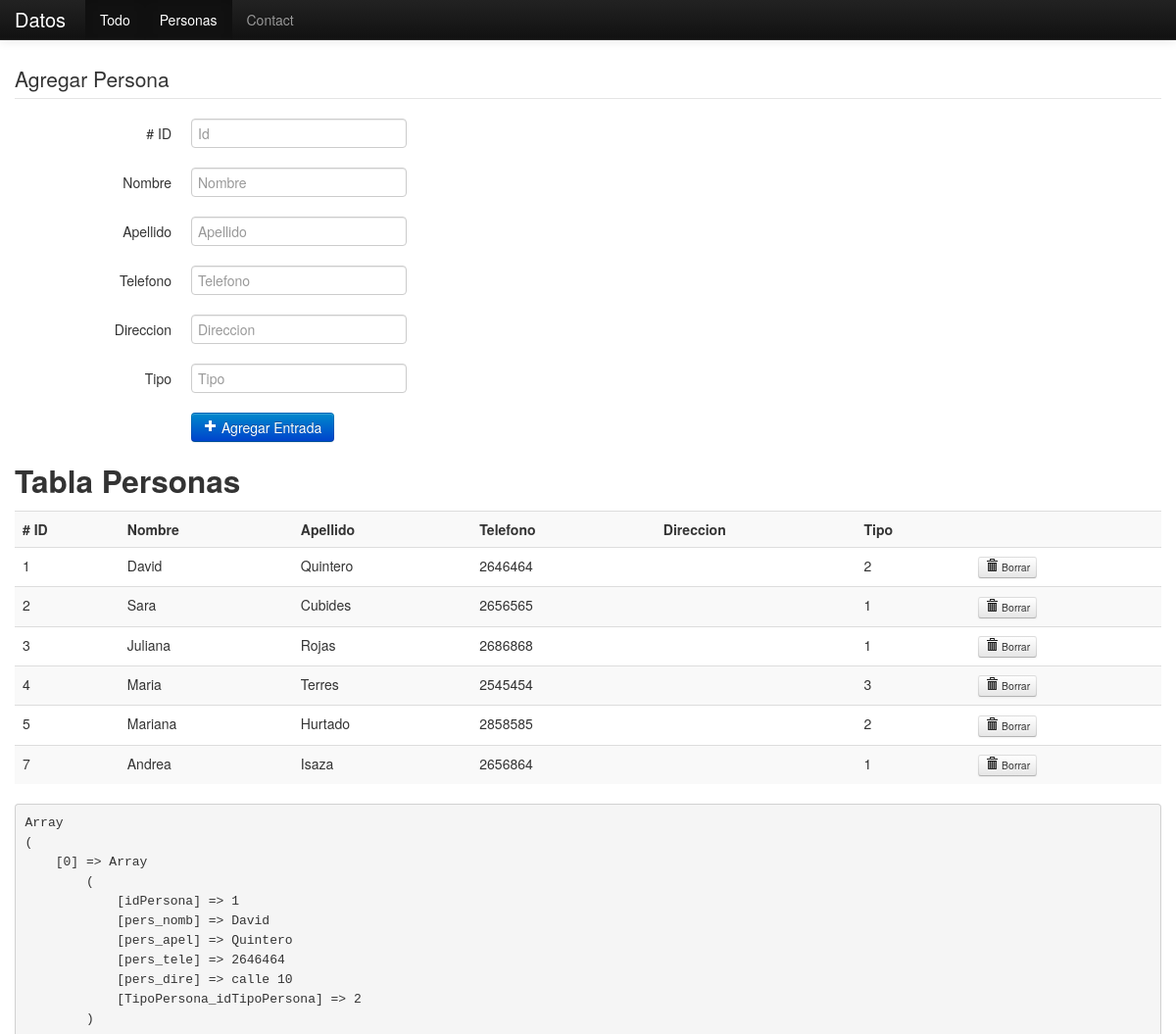
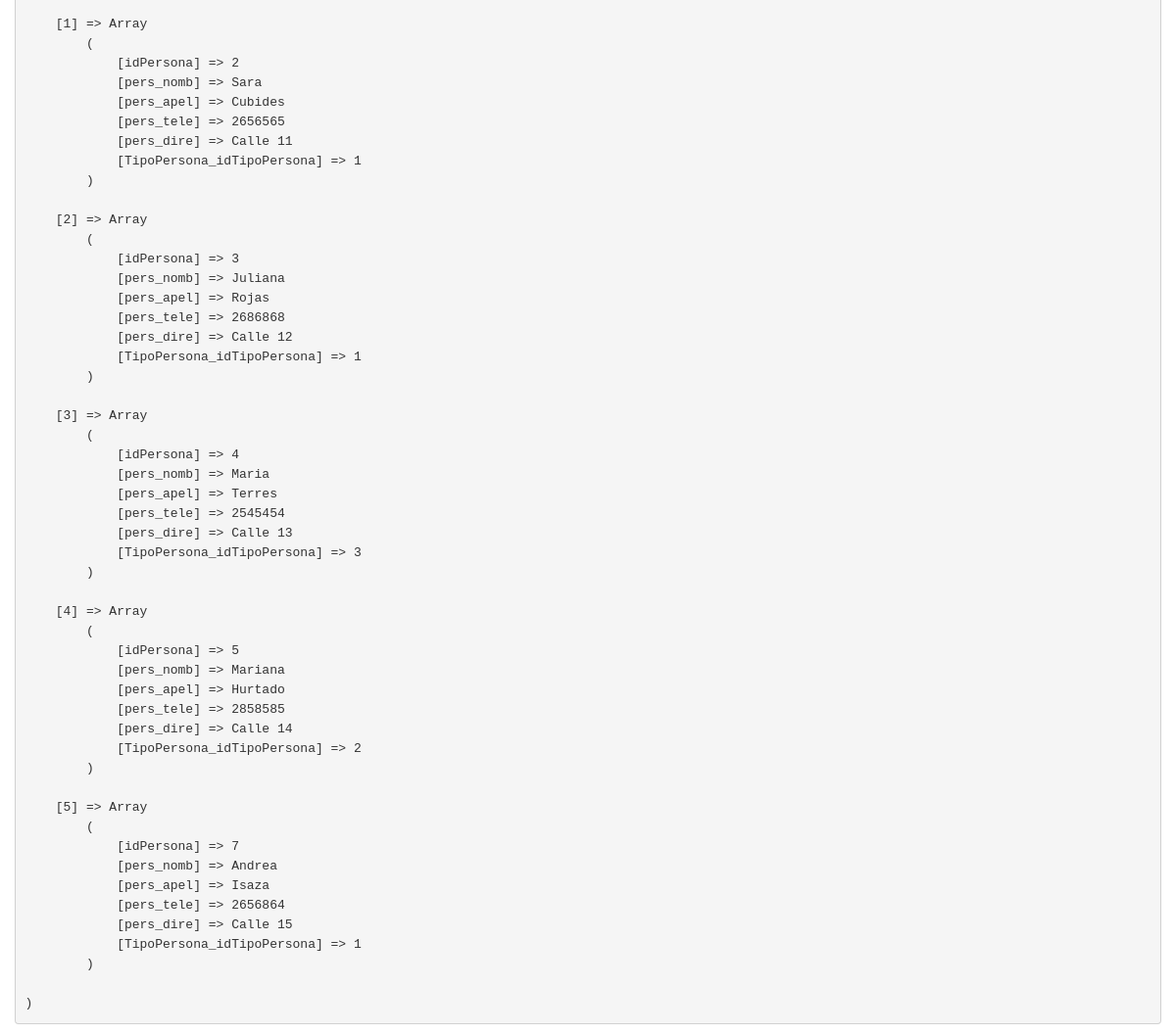
/datos/personas.php, run on the app's committed database (2 pictures, top to bottom).
### tables this page shows
CREATE TABLE IF NOT EXISTS `persona` (
  `idPersona` int(11) NOT NULL,
  `pers_nomb` varchar(45) DEFAULT NULL,
  `pers_apel` varchar(45) DEFAULT NULL,
  `pers_tele` varchar(45) DEFAULT NULL,
  `pers_dire` varchar(45) DEFAULT NULL,
  `TipoPersona_idTipoPersona` int(11) NOT NULL,
  PRIMARY KEY (`idPersona`,`TipoPersona_idTipoPersona`),
  KEY `fk_Personas_TipoPersona1_idx` (`TipoPersona_idTipoPersona`)
);

### datos/crud.php (called while the page is built, shortened)
<?php
class Database
{
    private $result = array();
    public function select($table, $rows = '*', $where = null, $order = null)
    {
        $q = 'SELECT '.$rows.' FROM '.$table;
        $query = @mysql_query($q);
        if($query)
        {
            $this->numResults = mysql_num_rows($query);
            for($i = 0; $i < $this->numResults; $i++)
            {
                $r = mysql_fetch_assoc($query);
                $key = array_keys($r);
                for($x = 0; $x < count($key); $x++)
                {
                    if(!is_int($key[$x]))
                    {
                        if(mysql_num_rows($query) > 1)
                            $this->result[$i][$key[$x]] = $r[$key[$x]];
                        else if(mysql_num_rows($query) < 1)
                            $this->result = null;
                        else
                            $this->result[$key[$x]] = $r[$key[$x]];
                    }
                }
            }
            return true;
        }
        else
        {
            return false;
        }
    }
    public function getResult()
    {
        return $this->result;
    }
}
?>

### datos/personas.php (the view, shortened to what this page needs)
<?php
  include('crud.php');
  $table_to_user = "Persona";
?>
<!DOCTYPE html>
<html lang="en">
  <head>
    <link href="css/bootstrap.css" rel="stylesheet">
    <link href="css/bootstrap-responsive.css" rel="stylesheet">
  </head>
  <body>
    <div class="navbar navbar-inverse navbar-fixed-top">
      <div class="navbar-inner">
        <div class="container">
          <a class="brand" href="#"> Datos</a>
          <div class="nav-collapse collapse">
            <ul class="nav">
              <li class="active"><a href="index.php"> Todo </a></li>
              <li class="active"><a href="personas.php"> Personas </a></li>
              <li><a href="#contact">Contact</a></li>
            </ul>
          </div>
        </div>
      </div>
    </div>
    <div class="container">
  <legend> Agregar Persona </legend>
    <form class="form-horizontal" action="<?php echo $_SERVER['PHP_SELF']?>" method="post">
      <div class="control-group">
        <label class="control-label" for="inputId"># ID </label>
        <div class="controls">
        <input type="text" id="inputId" placeholder="Id" name="inputId" value="<?php if (isset($_POST['inputId'])) echo $_POST['inputId']; ?>">
        </div>
      </div>
      <div class="control-group">
        <label class="control-label" for="inputNombre"> Nombre </label>
        <div class="controls">
        <input type="text" id="inputNombre" placeholder="Nombre" name="inputNombre" value="<?php if (isset($_POST['inputNombre'])) echo $_POST['inputNombre']; ?>">
        </div>
      </div>
      <div class="control-group">
        <label class="control-label" for="inputApellido"> Apellido </label>
        <div class="controls">
        <input type="text" id="inputApellido" placeholder="Apellido" name="inputApellido" value="<?php if (isset($_POST['inputApellido'])) echo $_POST['inputApellido']; ?>">
        </div>
      </div>
      <div class="control-group">
        <label class="control-label" for="inputTelefono"> Telefono </label>
        <div class="controls">
        <input type="text" id="inputTelefono" placeholder="Telefono" name="inputTelefono" value="<?php if (isset($_POST['inputTelefono'])) echo $_POST['inputTelefono']; ?>">
        </div>
      </div>
      <div class="control-group">
        <label class="control-label" for="inputDireccion"> Direccion </label>
        <div class="controls">
        <input type="text" id="inputDireccion" placeholder="Direccion" name="inputDireccion" value="<?php if (isset($_POST['inputDireccion'])) echo $_POST['inputDireccion']; ?>">
        </div>
      </div>
      <div class="control-group">
        <label class="control-label" for="inputTipo"> Tipo </label>
        <div class="controls">
        <input type="text" id="inputTipo" placeholder="Tipo" name="inputTipo" value="<?php if (isset($_POST['inputTipo'])) echo $_POST['inputTipo']; ?>">
        </div>
      </div>
      <div class="control-group">
        <div class="controls">
          <button type="submit" class="btn btn-primary" name="btnpersona"><i class='icon-plus icon-white'></i> Agregar Entrada</button>
        </div>
      </div>
    </form>
<h2> Tabla Personas </h2>
  <table class="table table-striped">
  <tr class="success" >
    <th># ID </th>
    <th> Nombre  </th>
    <th> Apellido </th>
    <th> Telefono </th>
    <th> Direccion </th>
    <th> Tipo </th>
    <th> </th>
  </tr>
<?php
  $db = new Database();
  $db->connect();
  $db->select($table_to_user);
  $result_personas = $db->getResult();
    for ( $i = 0; $i <count($result_personas); $i++) {
      echo "<tr>";
      echo "<td>";
      echo "{$result_personas[$i][idPersona]}";
      echo "</td>";
      echo "<td>";
      echo "{$result_personas[$i][pers_nomb]} \n";
      echo "</td>";
      echo "<td>";
      echo "{$result_personas[$i][pers_apel]} \n";
      echo "</td>";
      echo "<td>";
      echo "{$result_personas[$i][pers_tele]} \n";
      echo "</td>";
      echo "<td>";
      echo "</td>";
      echo "<td>";
      echo "{$result_personas[$i][TipoPersona_idTipoPersona]} \n";
      echo "</td>";
      echo "<td>";
      echo "<a class='btn btn-mini' href='#'><i class='icon-trash'></i> Borrar</a>";
      echo "</td>";
      echo "</tr>";
    }
?>
  </table>
<?php
  echo "<pre>";
    print_r($result_personas);
  echo "</pre>";
?>
    </div>
  </body>
</html>

### datos/personas.php (style rules this page uses)
body { padding-top: 60px; }

### data on the page
persona: idPersona "1", pers_nomb "David", pers_apel "Quintero", pers_tele "2646464", TipoPersona_idTipoPersona "2"
persona: idPersona "2", pers_nomb "Sara", pers_apel "Cubides", pers_tele "2656565", TipoPersona_idTipoPersona "1"
persona: idPersona "3", pers_nomb "Juliana", pers_apel "Rojas", pers_tele "2686868", TipoPersona_idTipoPersona "1"
persona: idPersona "4", pers_nomb "Maria", pers_apel "Terres", pers_tele "2545454", TipoPersona_idTipoPersona "3"
persona: idPersona "5", pers_nomb "Mariana", pers_apel "Hurtado", pers_tele "2858585", TipoPersona_idTipoPersona "2"
persona: idPersona "7", pers_nomb "Andrea", pers_apel "Isaza", pers_tele "2656864", TipoPersona_idTipoPersona "1"
